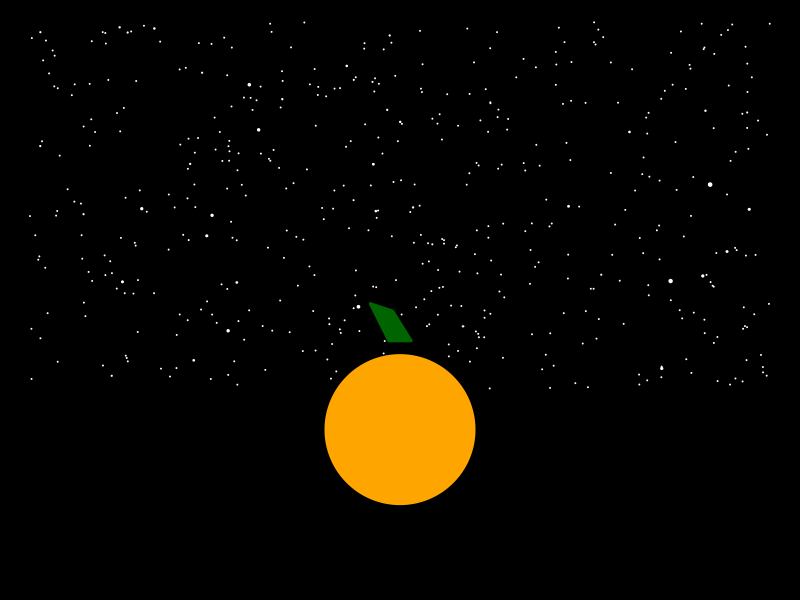

Write the R code that produced this figure.
# ------------------------------------------------------------------#
# --------------------- Pumpkin Carving with R ---------------------#
# --------------------------- Jeff Wagner --------------------------#
# ------------------------ October 20, 2020 ------------------------#
# -- Adapted from the BMSC Blog (https://bmscblog.wordpress.com/) --#
# ------------------------------------------------------------------#


par(bg=1, mar=c(0,0,0,0))
plot(c(0,0), cex=0, xlim=c(-1,1), ylim=c(1.5,0))
X <- runif(500,-1,1)
Y <- runif(500,0,1)
M <- rchisq(500,1)/20
points(Y~X, cex=M, pch=19, col= "white") # let's make some stars to set the mood
points(0,1.1, pch=19, col= "orange",cex=20) # now make our pumpkin 
polygon(c(-0.03, -0.08, -0.02, 0.03), c(0.86, 0.76, 0.78, 0.86),  # don't forget the stem!
        col= "darkgreen",
        border= "darkgreen",
        lwd=3, lty= "solid")

# Use the mouse to carve the eyes and nose, clicking at 3 points for each polygon
for (i in 1:3){
  polygon(locator(3),col=7)
}

# Now carve the mouth, clicking at 15 points (you can adjust the number of points inside the locator() function below)
polygon(locator(15), col = 7)

# Congratulations, you just carved your first virtual pumpkin with R! You're being a nerd for Halloween!
